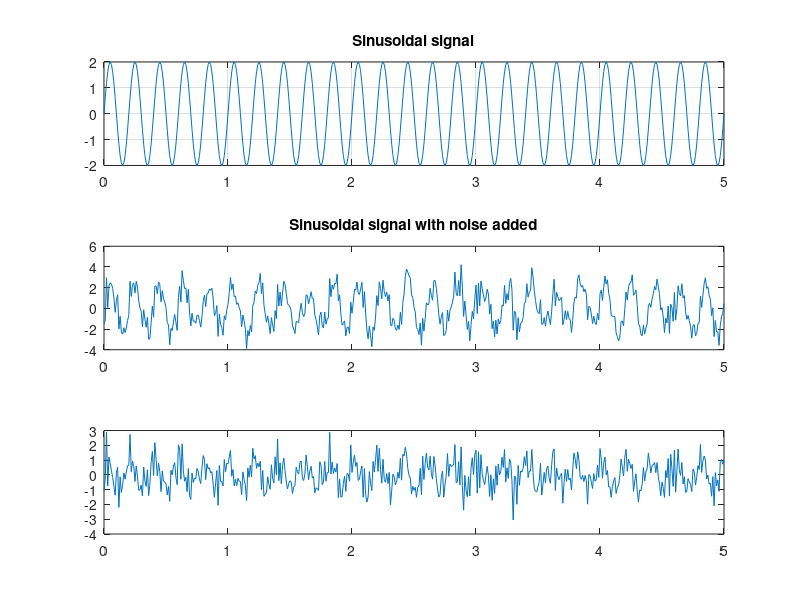

Write the MATLAB code that produced this figure. (Note: this script raises an error after producing the figure.)
fs=100;
f=5;                  
t=5;                    
n=0:1/fs:t;        
x=2*sin(2*pi*f*n);      
subplot(3,1,1);
plot(n,x)
grid on
title('Sinusoidal signal');
z=awgn(x,1);         
subplot(3,1,2)
plot(n,z)
title('Sinusoidal signal with noise added');
o=1;         
wc=2*pi*3.5/fs;           
[b,a]=butter(1,wc,'high'); 
iir=filter(b,a,z);
subplot(3,1,3)
plot(n,iir)
fvtool(b,a);    